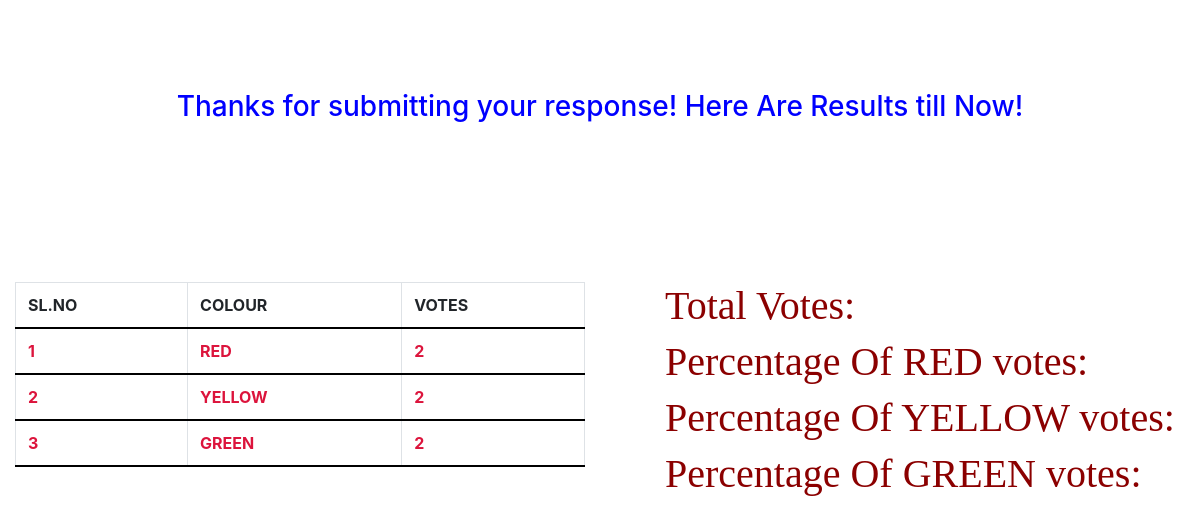
Page /test.php on the committed database.
### tables this page shows
CREATE TABLE `color_votes` (
  `id` int(11) NOT NULL,
  `color_name` varchar(55) NOT NULL,
  `vote_count` int(60) NOT NULL
);

### test.php (the view, shortened to what this page needs)
<html>
<head>
<link rel="stylesheet" href="css/bootstrap.min.css">
<link rel="stylesheet" href="css/style.css">
</head>
<body>
	<div class="container-fluid">
	<h3 style="padding-top:90px; text-align:center; color: blue;">Thanks for submitting your response! Here Are Results till Now!</h3>
	<div class="row">
	<div class="col-md-6" id="table">
	<table class="table table-stripped table-bordered table-hover">
	<tr>
		<th>SL.No</th>
		<th>COLOUR</th>
		<th>VOTES</th>
	</tr>
	<?php
		include_once('dbh.php');
		$query = "SELECT * FROM color_votes;";
		$res = mysqli_query($con,$query);
		while($row = mysqli_fetch_assoc($res)) {
		?>
		<tr>
			<td><?php echo $row['id']; ?></td>
			<td><?php echo $row['color_name']; ?></td>
			<td><?php echo $row['vote_count']; ?></td>
		</tr>
			<?php
		}
	?>
	</table>
		</div>
		<div class="col-md-6" class="percentage" style="">
	<h1 style=" margin-top: 150px; margin-left: 50px;"><?php session_start(); echo 'Total Votes:'. " ".$_SESSION['sum']; ?></h1>
	<h1 style="margin-left: 50px;"><?php  echo 'Percentage Of RED votes:'." ".$_SESSION['red']; ?></h1>
	<h1 style="margin-left: 50px;"><?php  echo 'Percentage Of YELLOW votes:'." ".$_SESSION['yellow']; ?></h1>
	<h1 style="margin-left: 50px;"> <?php  echo 'Percentage Of GREEN votes:'." ".$_SESSION['green']; ?></h1>
		</div>
		</div>
	</div>
</body>
</html>

### css/style.css (style rules this page uses)
html,body { height: 100%; width: 100%; }
body { background-image: url("../img/brandi-redd-122054-unsplash.jpg"); background-size: cover; overflow: hidden; }

### test.php (style rules this page uses)
table { background: #ddd; padding: 10px; }
table tr { padding: 10px; border-bottom: solid 2px #000; }
td,th { text-transform: uppercase;; padding: 30px }
td { color: crimson; font-weight: bold; }
#table { margin-top: 150px; width: 100%; }
h1 { color: darkred; font-family: cursive; }

### rows in the picture
color_votes: id "1", color_name "RED", vote_count "2"
color_votes: id "2", color_name "YELLOW", vote_count "2"
color_votes: id "3", color_name "GREEN", vote_count "2"
